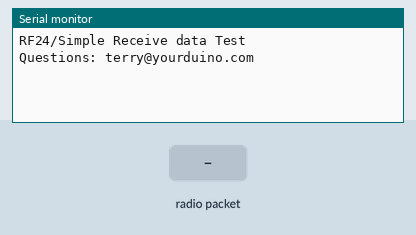
A sketch run on a simulated Arduino Mega 2560, built with avr-gcc and run on an emulated ATmega2560. On the bench: the last lines printed to the serial monitor. Inputs (shaded band) come from the test bench. No radio packets arrive unless stated.

Above: at 2.2 s.
2.3 s: radio packet "1" arrives
At 2.9 s:
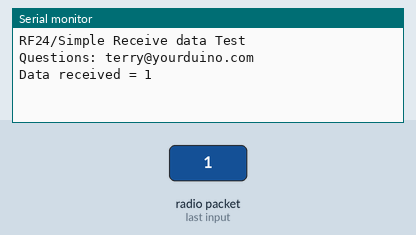
3.8 s: radio packet "0" arrives
At 5.0 s:
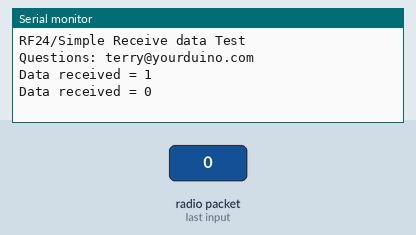
5.3 s: radio packet "2" arrives
At 6.3 s:
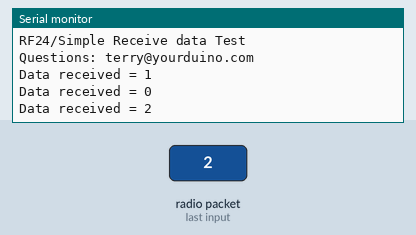

Measured:
- after the input at 2.3 s, the serial monitor: prints a new line at once (image 1)
- after the input at 3.8 s, the serial monitor: prints a new line at once (image 2)
- after the input at 5.3 s, the serial monitor: prints a new line at once (image 3)

The sketch:

Simple_receive_MEGA.ino
```cpp
/* YourDuinoStarter Example: Simple nRF24L01 Receive
  - WHAT IT DOES: Receives simple fixed data with nRF24L01 radio
  - SEE the comments after "//" on each line below
   Start with radios about 4 feet apart.
  - SEE the comments after "//" on each line below
  - CONNECTIONS: nRF24L01 Modules See:
  http://arduino-info.wikispaces.com/Nrf24L01-2.4GHz-HowTo
  Uses the RF24 Library by TMRH2o here:
  https://github.com/TMRh20/RF24
   1 - GND
   2 - VCC 3.3V !!! NOT 5V
   3 - CE to Arduino pin 53
   4 - CSN to Arduino pin 48
   5 - SCK to Arduino pin 52
   6 - MOSI to Arduino pin 51
   7 - MISO to Arduino pin 50
   8 - UNUSED

   V1.02 02/06/2016
   Questions: terry@yourduino.com */

/*-----( Import needed libraries )-----*/
#include <SPI.h>   // Comes with Arduino IDE
#include "RF24.h"  // Download and Install (See above)
/*-----( Declare Constants and Pin Numbers )-----*/
//None yet
/*-----( Declare objects )-----*/
// (Create an instance of a radio, specifying the CE and CS pins. )
RF24 myRadio (53, 48); // "myRadio" is the identifier you will use in following methods
/*-----( Declare Variables )-----*/
byte addresses[][6] = {"1Node"}; // Create address for 1 pipe.
char dataReceived[30]="";  // Data that will be received from the transmitter

void setup()   /****** SETUP: RUNS ONCE ******/
{
  // Use the serial Monitor (Symbol on far right). Set speed to 115200 (Bottom Right)
  Serial.begin(9600);
  delay(1000);
  Serial.println(F("RF24/Simple Receive data Test"));
  Serial.println(F("Questions: terry@yourduino.com"));

  myRadio.begin();  // Start up the physical nRF24L01 Radio
  myRadio.setChannel(108);  // Above most Wifi Channels
  // Set the PA Level low to prevent power supply related issues since this is a
  // getting_started sketch, and the likelihood of close proximity of the devices. RF24_PA_MAX is default.

  myRadio.setPALevel(RF24_PA_MIN);
  myRadio.setPALevel(RF24_PA_MAX);

  //  myRadio.setPALevel(RF24_PA_MAX);  // Uncomment for more power

  myRadio.openReadingPipe(1, addresses[0]); // Use the first entry in array 'addresses' (Only 1 right now)
  myRadio.startListening();

}//--(end setup )---


void loop()   /****** LOOP: RUNS CONSTANTLY ******/
{

  if ( myRadio.available()) // Check for incoming data from transmitter
  {
    while (myRadio.available())  // While there is data ready
    {
      myRadio.read( &dataReceived, sizeof(dataReceived) ); // Get the data payload (You must have defined that already!)
    }
    // DO something with the data, like print it
    Serial.print("Data received = ");
    Serial.println(dataReceived);
  } //END Radio available

}//--(end main loop )---

/*-----( Declare User-written Functions )-----*/

//None yet
//*********( THE END )***********
```
